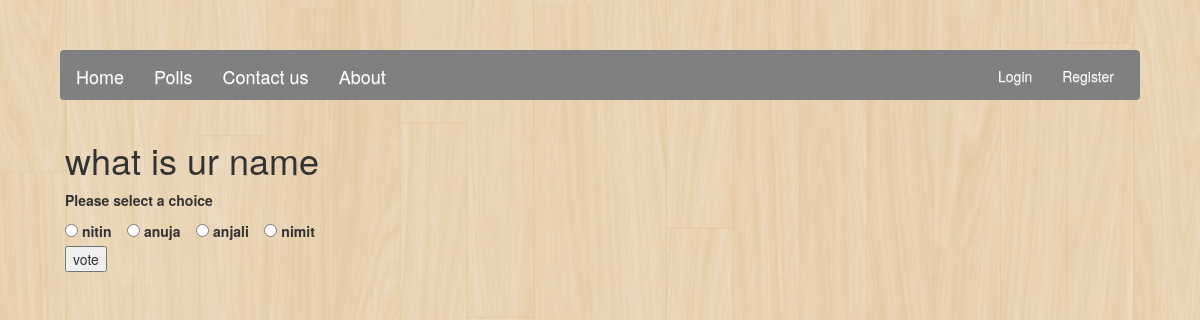
Page /polls/1/vote on the committed database.
### pollmanagement/models.py (models this page shows, shortened)
class Question(models.Model):
    question_text = models.CharField(max_length=300)
    pub_date = models.DateTimeField('date published')

class Choice(models.Model):
    question = models.ForeignKey(Question)
    choice_text = models.CharField(max_length=60)
    votes = models.IntegerField(default=0)

### pollmanagement/views.py (the view, shortened to what this page needs)
# urls.py: url(r'^(?P<question_id>[0-9]+)/vote$', views.vote, name="vote"),
def vote(request, question_id):
	question = get_object_or_404(Question, pk=question_id)
	try:
		selected_choice = question.choice_set.get(pk = request.POST['choice'])
	except:
		return render(request, 'pollmanagement/detail.html', {'question': question, 'error_message': "Please select a choice"})

### pollmanagement/templates/pollmanagement/detail.html (shortened to what this page needs)
{% extends 'pollmanagement/base.html' %}
{% block main_content %}
<h1>{{question.question_text}}</h1>
{% if error_message %} <p><strong>{{error_message}}</strong></p> {% endif %}
<form action="{% url 'polls:vote' question.id %}" method="POST">
	{% for choice in question.choice_set.all %}
		<input type="radio" name="choice" id="choice{{forloop.counter}}" value="{{choice.id}}"/>
		<label for="choice{{forloop.counter}}">{{choice.choice_text}}</label>
	{% endfor %}
	<br>
	{% if isAlreadyVoted %}
		<input type="submit" value="vote" disabled/>
		<br>
		<br>
		Back to <a href="/polls"> polls </a>
	{% else %}
		<input type="submit" value="vote"/>
	{% endif %}
</form>
{% endblock %}

### pollmanagement/static/css/headerstyle.css (style rules this page uses)
body { background: url('/static/images/home/background.png') no-repeat center fixed; -webkit-background-size: cover; -moz-background-size: cover; -o-background-size: cover; background-size: cover; padding:50px; }

### rows in the picture
Question: question_text "what is ur name"
Choice: choice_text "nitin"
Choice: choice_text "anuja"
Choice: choice_text "anjali"
Choice: choice_text "nimit"

### other values in the picture
{{ error_message }} "Please select a choice"
